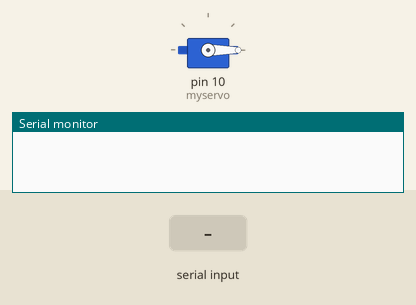
Recording of a sketch running on a simulated Arduino Uno, built with avr-gcc and run on an emulated ATmega328P. Parts: servo, the last lines printed to the serial monitor. The inputs (shaded band) are chosen by the test bench.

Above: at 1.2 s.
1.3 s: "90,45\n" received over Serial
At 2.1 s:
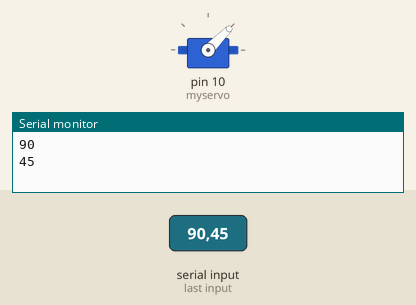
3.8 s: "30,150\n" received over Serial
At 4.6 s:
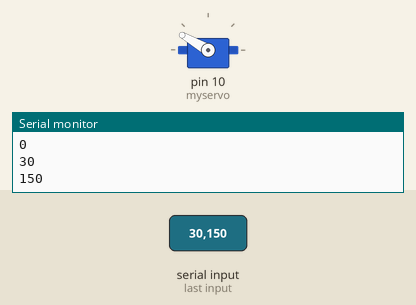
6.3 s: "200\n" received over Serial
At 7.0 s:
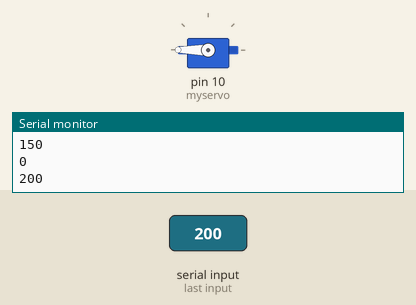
8.8 s: "90\n" received over Serial
At 9.6 s:
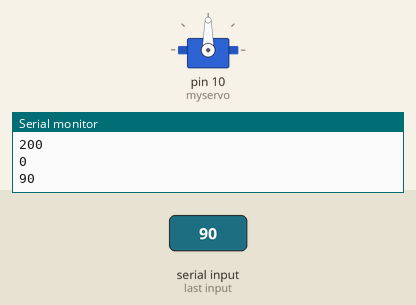
Timing chart, 0 to 11.8 s (numbered marks = the images above; inputs shaded):
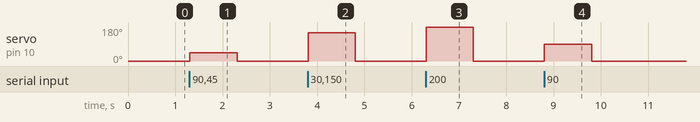

Measured:
- after the input at 1.3 s, servo on pin 10 (myservo): 0° → 45° at once, → 0° 1.0 s later
- after the input at 3.8 s, servo on pin 10 (myservo): 0° → 150° at once, → 0° 1.0 s later
- after the input at 6.3 s, servo on pin 10 (myservo): 0° → 180° at once, → 0° 1.0 s later
- after the input at 8.8 s, servo on pin 10 (myservo): 0° → 90° at once, → 0° 1.0 s later

The sketch:

servoCalibration.ino
```cpp
#include <Servo.h>
#include <math.h>

Servo myservo;

void setup() {
  // put your setup code here, to run once:
  Serial.begin(9600);
  myservo.attach(10);
  myservo.write(0);
}

int old_pos = 0, new_pos = 0;

void loop() {
  while(Serial.available()) {
    new_pos = Serial.parseInt();
    Serial.println(new_pos);
    myservo.write(new_pos);
  }
}
```
